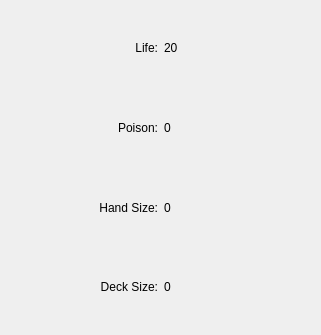
<?xml version="1.0" encoding="UTF-8"?>
<ui version="4.0">
 <class>OpponentInfo</class>
 <widget class="QWidget" name="OpponentInfo">
  <property name="geometry">
   <rect>
    <x>0</x>
    <y>0</y>
    <width>321</width>
    <height>335</height>
   </rect>
  </property>
  <property name="sizePolicy">
   <sizepolicy hsizetype="Minimum" vsizetype="Minimum">
    <horstretch>0</horstretch>
    <verstretch>0</verstretch>
   </sizepolicy>
  </property>
  <property name="windowTitle">
   <string>Form</string>
  </property>
  <layout class="QHBoxLayout" name="horizontalLayout">
   <item>
    <layout class="QVBoxLayout" name="verticalLayout">
     <item>
      <widget class="QLabel" name="lblLifeLabel">
       <property name="sizePolicy">
        <sizepolicy hsizetype="Minimum" vsizetype="Preferred">
         <horstretch>0</horstretch>
         <verstretch>0</verstretch>
        </sizepolicy>
       </property>
       <property name="text">
        <string>Life:</string>
       </property>
       <property name="alignment">
        <set>Qt::AlignRight|Qt::AlignTrailing|Qt::AlignVCenter</set>
       </property>
      </widget>
     </item>
     <item>
      <widget class="QLabel" name="lblPoisonLabel">
       <property name="sizePolicy">
        <sizepolicy hsizetype="Minimum" vsizetype="Preferred">
         <horstretch>0</horstretch>
         <verstretch>0</verstretch>
        </sizepolicy>
       </property>
       <property name="text">
        <string>Poison:</string>
       </property>
       <property name="alignment">
        <set>Qt::AlignRight|Qt::AlignTrailing|Qt::AlignVCenter</set>
       </property>
      </widget>
     </item>
     <item>
      <widget class="QLabel" name="lblHandSizeLabel">
       <property name="sizePolicy">
        <sizepolicy hsizetype="Minimum" vsizetype="Preferred">
         <horstretch>0</horstretch>
         <verstretch>0</verstretch>
        </sizepolicy>
       </property>
       <property name="text">
        <string>Hand Size:</string>
       </property>
       <property name="alignment">
        <set>Qt::AlignRight|Qt::AlignTrailing|Qt::AlignVCenter</set>
       </property>
      </widget>
     </item>
     <item>
      <widget class="QLabel" name="lblDeckSizeLabel">
       <property name="text">
        <string>Deck Size:</string>
       </property>
       <property name="alignment">
        <set>Qt::AlignRight|Qt::AlignTrailing|Qt::AlignVCenter</set>
       </property>
      </widget>
     </item>
    </layout>
   </item>
   <item>
    <layout class="QVBoxLayout" name="verticalLayout_2">
     <item>
      <widget class="QLabel" name="lblLife">
       <property name="sizePolicy">
        <sizepolicy hsizetype="Minimum" vsizetype="Preferred">
         <horstretch>0</horstretch>
         <verstretch>0</verstretch>
        </sizepolicy>
       </property>
       <property name="text">
        <string>20</string>
       </property>
      </widget>
     </item>
     <item>
      <widget class="QLabel" name="lblPoison">
       <property name="sizePolicy">
        <sizepolicy hsizetype="Minimum" vsizetype="Preferred">
         <horstretch>0</horstretch>
         <verstretch>0</verstretch>
        </sizepolicy>
       </property>
       <property name="text">
        <string>0</string>
       </property>
      </widget>
     </item>
     <item>
      <widget class="QLabel" name="lblHandSize">
       <property name="sizePolicy">
        <sizepolicy hsizetype="Minimum" vsizetype="Preferred">
         <horstretch>0</horstretch>
         <verstretch>0</verstretch>
        </sizepolicy>
       </property>
       <property name="text">
        <string>0</string>
       </property>
      </widget>
     </item>
     <item>
      <widget class="QLabel" name="lblDeckSize">
       <property name="text">
        <string>0</string>
       </property>
      </widget>
     </item>
    </layout>
   </item>
  </layout>
 </widget>
 <resources/>
 <connections/>
</ui>
